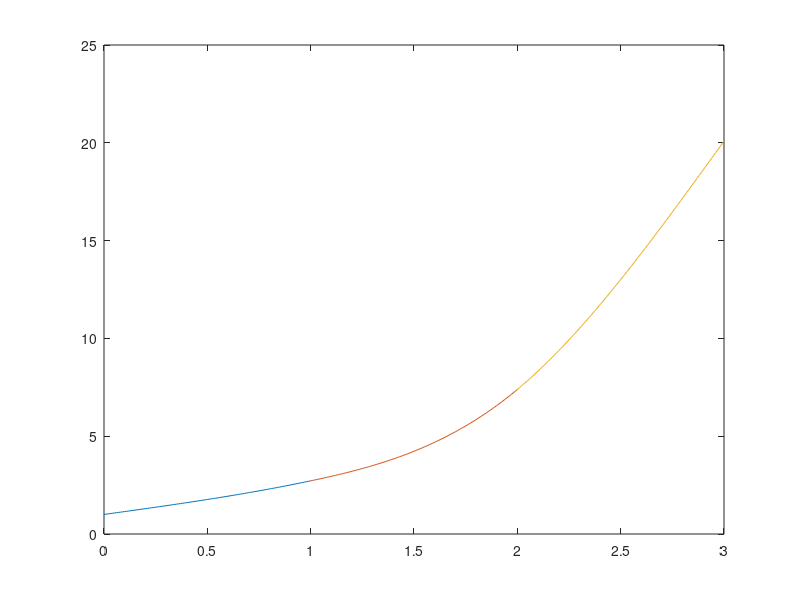

Reproduce this figure in MATLAB.
x = 0:0.01:1;
y = 1 + 1.466*x + 0.25228*x.^3;

plot(x,y)

hold on

x = 1:0.01:2;
y = 2.71828 + 2.22285*(x-1) + 0.75685*(x-1).^2 + 1.69107*(x-1).^3;

plot(x,y)

hold on 

x = 2:0.01:3;
y = 7.38906 + 8.80977*(x-2) + 5.83007*(x-2).^2 - 1.94336*(x-2).^3;
plot(x,y)
